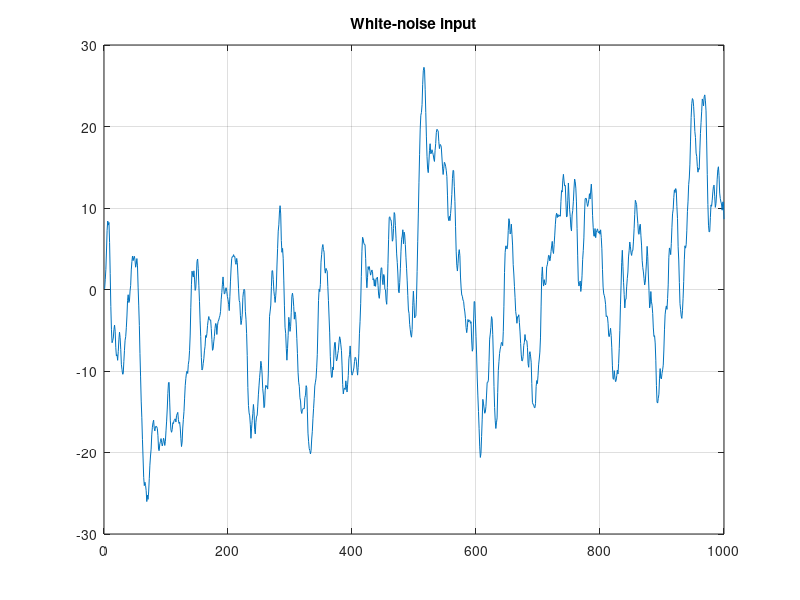

MATLAB code to generate this figure: (Note: this script raises an error after producing the figure.)
close all;
%% Generate the random signal
ek = randn(1000,1);
vk_arima = filter([1 0.3],[1 -1.51 0.97*0.54],ek);

%% Plot the series
plot(vk_arima); grid on;
title('White-noise input');

% Plot the ACF & PACF
figure; autocorr(vk_arima,20,1);
figure; parcorr(vk_arima,20,1);

%% Estimate an AR(3) model for the original series
modar_vk = ar(vk_arima,3,'ls');
figure; resid(modar_vk,vk_arima);	% ACF of  residuals 

% Difference the series, plot its ACF and PACF
vkd = diff(vk_arima);
figure; plot(vkd);
title('Series difference');
figure; autocorr(vkd,20,1);
title('ACF of series difference');

% Estimate an ARMA(1,1) model for the differenced series
modarma_vkd = armax(vkd,[1 1]); present(modarma_vkd)
figure; resid(modarma_vkd,vkd);	% ACF of  residuals 
title('Residuals of ARMA(1,1) model for the differenced series');

% Estimate an AR(2) model for the differenced series
modar_vkd = ar(vkd,2); present(modar_vkd)
figure; resid(modar_vkd,vkd);	% ACF of  residuals 
title('Residuals of AR(2) model for the differenced series');